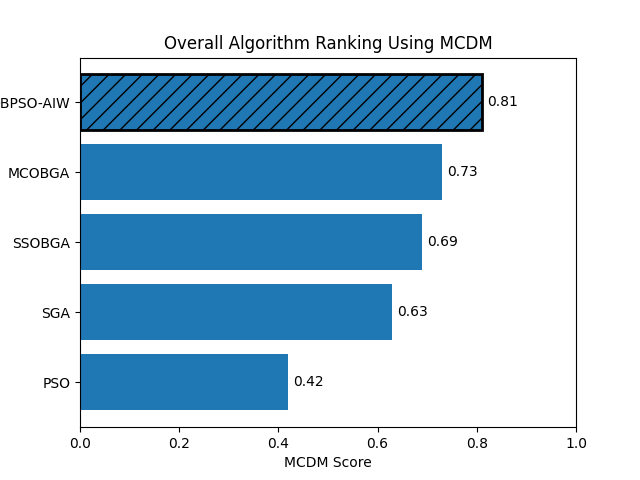

This figure's Python source:
import matplotlib.pyplot as plt

algorithms = ['PSO', 'SGA', 'SSOBGA', 'MCOBGA', 'OBPSO-AIW']
mcdm_score = [0.42, 0.63, 0.69, 0.73, 0.81]

plt.figure()

bars = plt.barh(algorithms, mcdm_score)

# Highlight OBPSO-AIW
bars[-1].set_hatch('//')
bars[-1].set_edgecolor('black')
bars[-1].set_linewidth(2)

plt.xlabel('MCDM Score')
plt.title('Overall Algorithm Ranking Using MCDM')
plt.xlim(0, 1)

for i, v in enumerate(mcdm_score):
    plt.text(v + 0.01, i, f"{v:.2f}", va='center')

plt.show()
